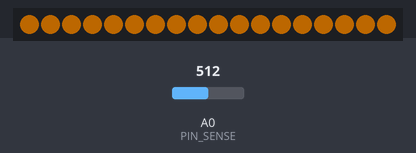
The sketch below on a simulated Arduino Nano, built with avr-gcc and run on an emulated ATmega328P. Shown: 18 RGB LEDs in strip order, left to right. The test bench sets the inputs (shaded band); at power-on: A0 (PIN_SENSE) = 512. Dim RGB values are drawn brighter than linear.

Above: at 1.2 s.
1.3 s: A0 (PIN_SENSE) set to 602
3.0 s: A0 (PIN_SENSE) set to 622
At 3.71 s:
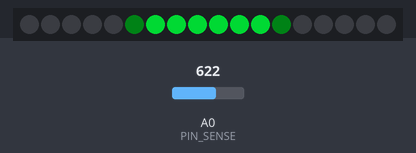
At 4.39 s:
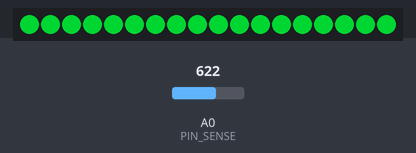
5.7 s: A0 (PIN_SENSE) set to 511
At 6.4 s:
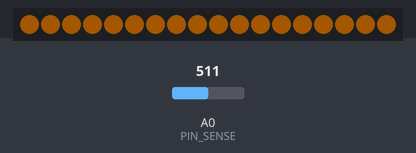
Timing chart, 0 to 8.7 s (numbered marks = the images above; inputs shaded):
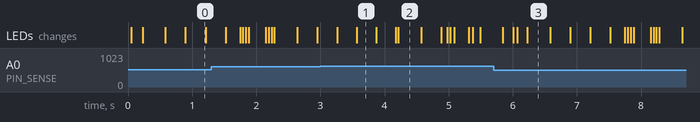

Measured:
- the behaviour switches between 609 and 610 on A0 (PIN_SENSE) (found by bisection; images 0 and 1)
- after the input at 3.0 s, the LEDs: first differ from a run without the input after 0.57 s (image 1)
- after the input at 5.7 s, the LEDs: first differ from a run without the input after 0.30 s (image 3 shows a later state)

The sketch:

dock_light.ino
```cpp
// Gerdoo's charging dock: ambient light in the sign head.
//
//   Gerdoo home (presence switch closed, 19 V on the plates)  -> green, a welcome sweep then a calm glow
//   Gerdoo away                                               -> amber, slow breathing ("waiting")
//
// Hardware (log 032):
//   19 V in (DC-022B, left side) -> spare XL4015 set to 5.0 V   (measure BEFORE connecting anything)
//   5 V -> Arduino Nano 5V pin, WS2812B strip +5V (1000 uF across the strip's supply)
//   D6 -> 330 R -> strip DIN      (18 LEDs, 60/m, stuck on the light box's inner front wall, facing back)
//   Plate + (after the presence microswitch) -> 100k -> A0 -> 33k -> GND
//       19.5 V on the plates reads ~4.8 V at A0. That line only exists while the robot presses the switch.
//
// Library: Adafruit NeoPixel (Library Manager).

#include <Adafruit_NeoPixel.h>

const uint8_t  PIN_STRIP  = 6;
const uint8_t  PIN_SENSE  = A0;
const uint16_t NUM_LEDS   = 18;
const float    DIVIDER    = (100.0 + 33.0) / 33.0;   // plate volts per ADC volt
const float    HOME_VOLTS = 12.0;                     // above this the robot is on the plates
const uint8_t  MAX_BRIGHT = 140;                      // of 255; ~0.4 A at full green on 18 LEDs

Adafruit_NeoPixel strip(NUM_LEDS, PIN_STRIP, NEO_GRB + NEO_KHZ800);

enum State { AWAY, HOME };
State state = AWAY;
uint32_t changedAt = 0;

float plateVolts() {
  long sum = 0;
  for (int i = 0; i < 8; i++) sum += analogRead(PIN_SENSE);
  return (sum / 8.0) * (5.0 / 1023.0) * DIVIDER;
}

void fill(uint8_t r, uint8_t g, uint8_t b, float level) {
  level = constrain(level, 0.0, 1.0);
  for (uint16_t i = 0; i < NUM_LEDS; i++) strip.setPixelColor(i, r * level, g * level, b * level);
  strip.show();
}

void setup() {
  strip.begin();
  strip.setBrightness(MAX_BRIGHT);
  fill(0, 0, 0, 0);
}

void loop() {
  // debounce: the switch has to agree for 300 ms before the colour changes
  static uint32_t agreeSince = 0;
  State seen = plateVolts() > HOME_VOLTS ? HOME : AWAY;
  if (seen == state) agreeSince = millis();
  else if (millis() - agreeSince > 300) { state = seen; changedAt = millis(); }

  uint32_t t = millis() - changedAt;
  if (state == HOME) {
    if (t < 900) {                                   // welcome: green sweeps out from the middle
      float reach = t / 900.0 * (NUM_LEDS / 2.0);
      for (uint16_t i = 0; i < NUM_LEDS; i++) {
        float d = fabs(i - (NUM_LEDS - 1) / 2.0);
        float v = constrain(reach - d + 1.0, 0.0, 1.0);
        strip.setPixelColor(i, 0, 255 * v, 60 * v);
      }
      strip.show();
    } else {
      float glow = 0.85 + 0.15 * sin(t / 2500.0 * 2 * PI);   // barely-there breathing
      fill(0, 255, 60, glow);
    }
  } else {
    float breathe = 0.25 + 0.75 * (0.5 - 0.5 * cos(t / 4000.0 * 2 * PI));   // 4 s amber breath
    fill(255, 140, 0, breathe);
  }
  delay(20);
}
```
